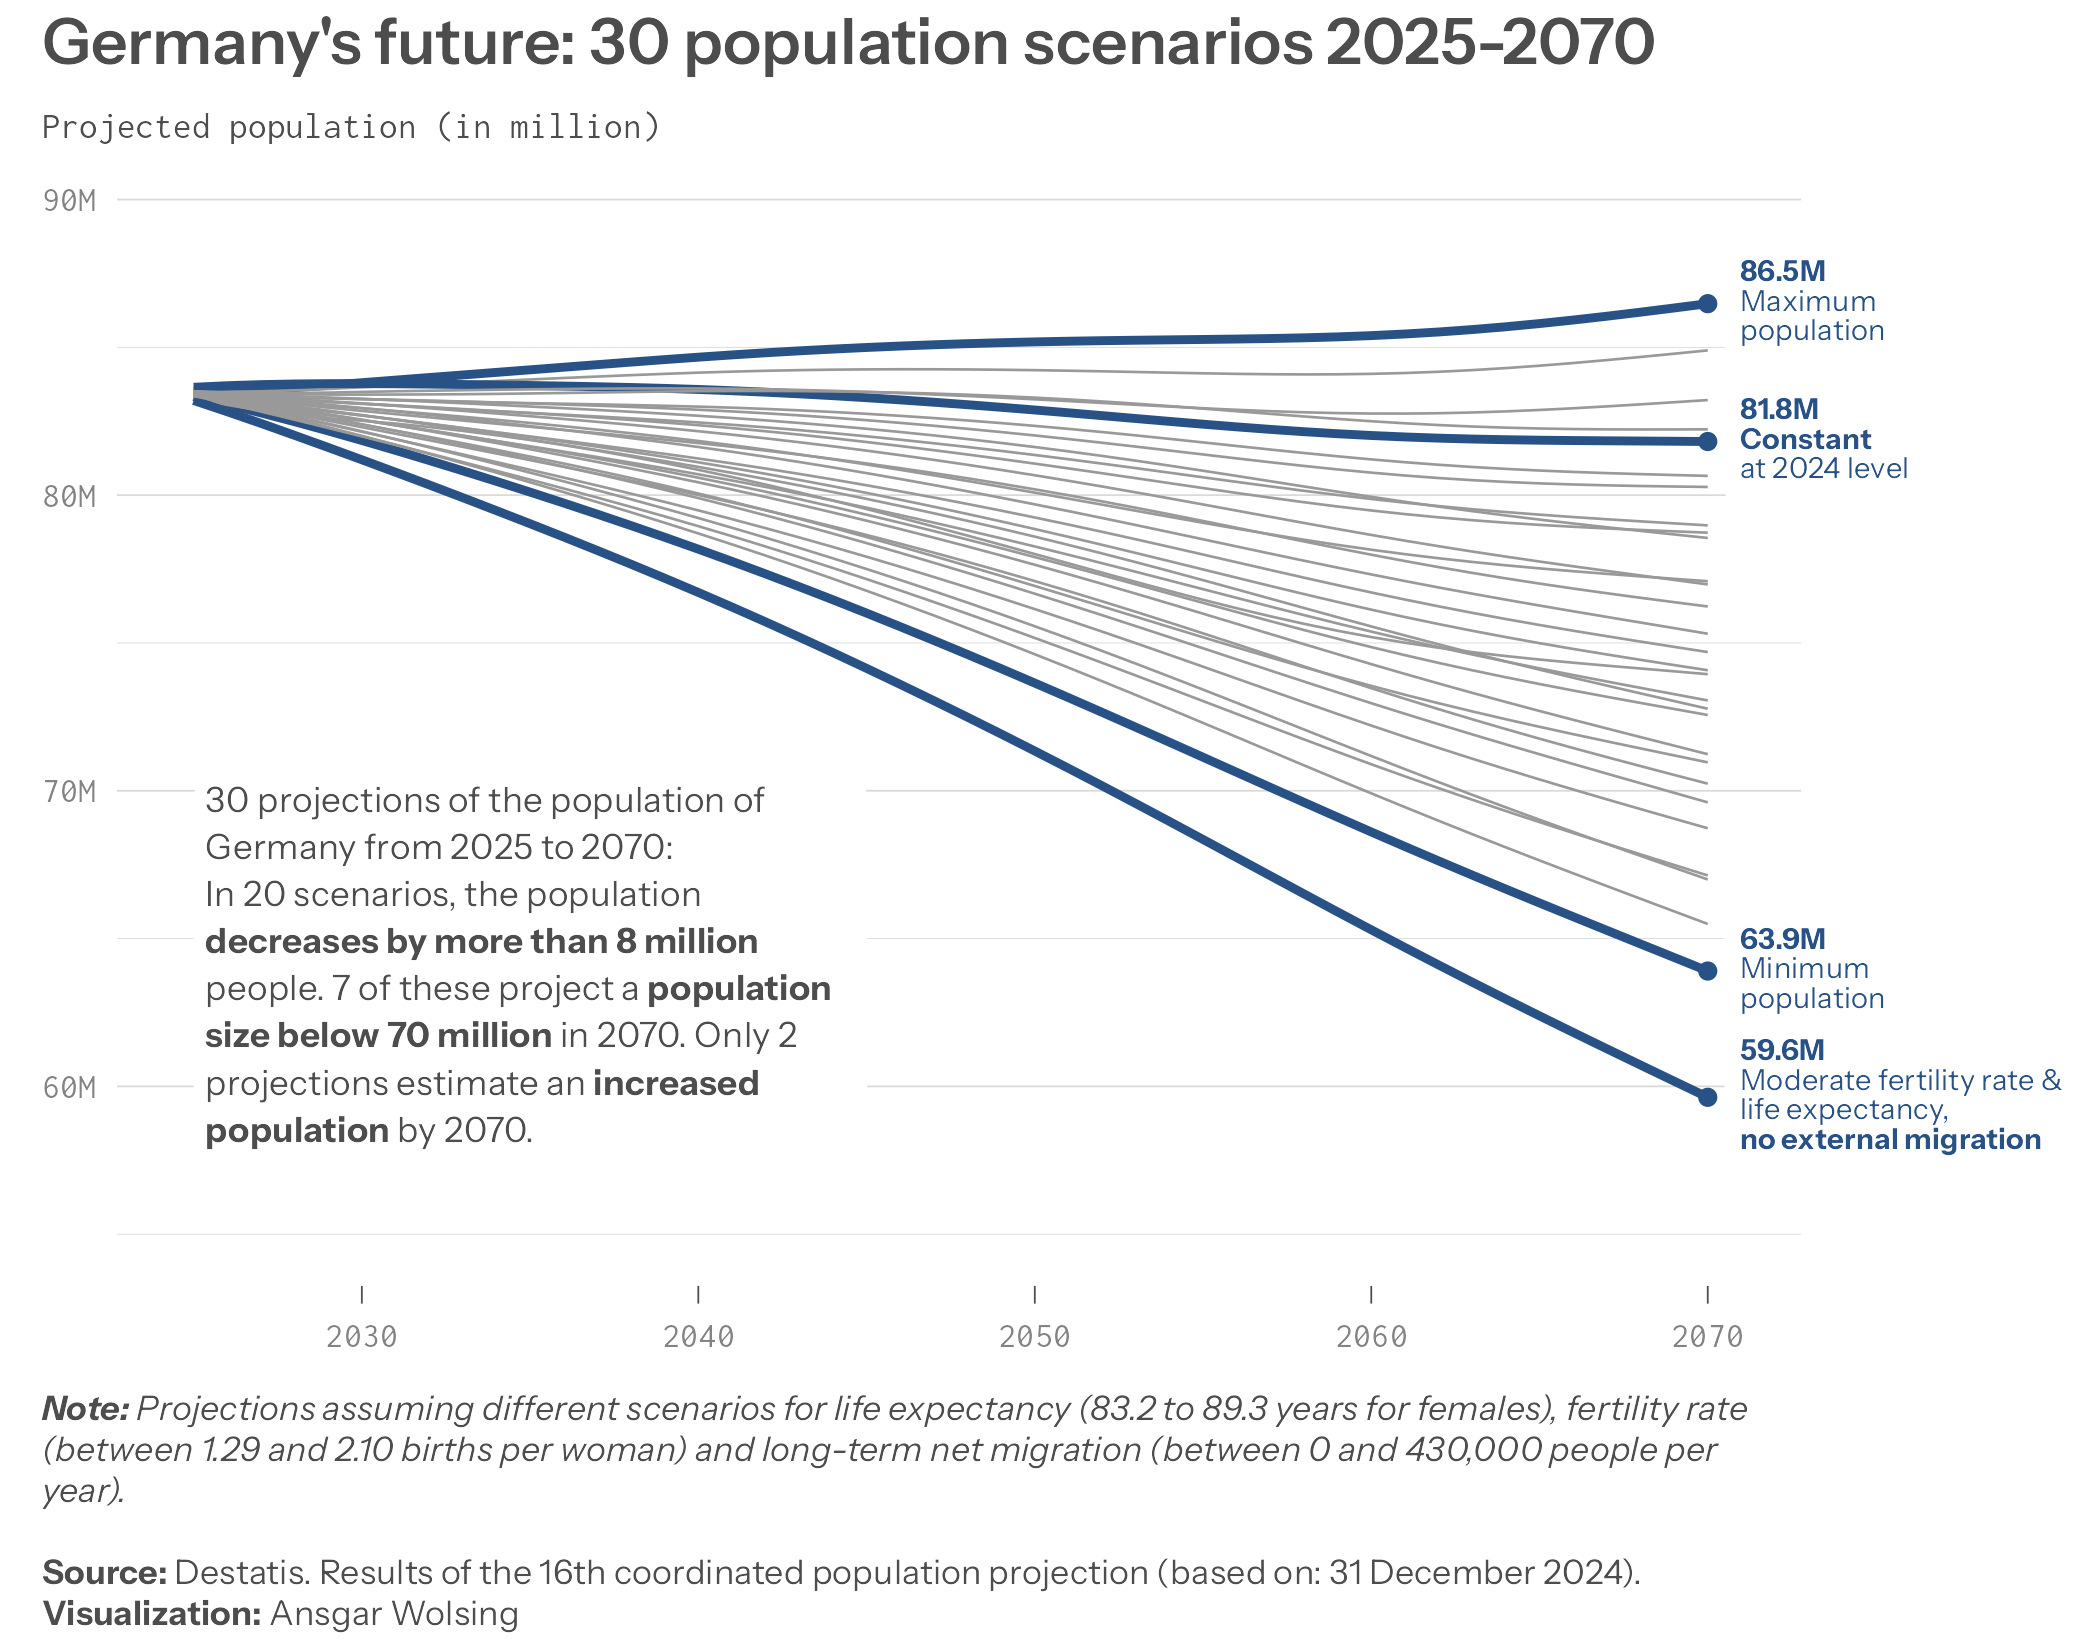

Here is the R script that generated this plot:
library(tidyverse)
library(ggtext)
library(here)

#' Source: Destatis
#' https://www-genesis.destatis.de/datenbank/online/url/a7a6c3d4

df <- read_csv2(here("2026", "28", "12421-0001_de_flat.csv"))

df_prep <- df |> 
  mutate(
    year = year(time),
    value = value * value_unit) |> 
  select(
    year, fc_code = `2_variable_attribute_code`, fc_name = `2_variable_attribute_label`,
    value
  ) |> 
  arrange(year, fc_code)

df_prep |> 
  distinct(fc_code, fc_name)

df_max_year <- df_prep |> 
  filter(year == max(year)) |> 
  select(fc_code, max_year_value = value)

df_change <- df_prep |> 
  filter(year == min(year) | year == max(year)) |> 
  arrange(fc_code, year) |> 
  summarize(
    change_abs = last(value) - first(value),
    change_rel = change_abs / first(value),
    .by = fc_code
  )
df_change |> 
  filter(change_abs > 0)

df_change |> 
  filter(change_abs < 8e6)

df_max_year |> 
  filter(max_year_value <= 70e6)


selected_forecasts <- c("BEV-MODELL-01", "BEV-MODELL-03", "BEV-VARIANTE-10", "BEV-VARIANTE-11")

df_prep |> 
  inner_join(df_max_year, by = join_by(fc_code)) |> 
  mutate(
    fc_scenario_highlight = fc_code %in% selected_forecasts,
    fc_scenario_label = ifelse(
      fc_scenario_highlight,
      paste(
      sprintf("**%s**", scales::number(max_year_value, scale_cut = scales::cut_short_scale(), accuracy = 0.1)),
      case_match(
        fc_code,
        "BEV-MODELL-01" ~ "Moderate fertility rate &<br>life expectancy,<br>**no external migration**",
        "BEV-MODELL-03" ~ "**Constant**<br>at 2024 level",
        "BEV-VARIANTE-10" ~ "Minimum<br>population",
        "BEV-VARIANTE-11" ~ "Maximum<br>population",
        .default = "Other"
      ),
      sep = "<br>"),
      "Other"
    ),

  ) |> # View()
  ggplot(aes(year, value, group = fc_name, col = fc_scenario_highlight)) +
  geom_line(
    aes(linewidth = ifelse(fc_scenario_highlight, 1, 0.3))
  ) +
  geom_point(
    data = ~filter(., fc_scenario_highlight & year == max(year))
  ) +
  geom_richtext(
    data = ~filter(., fc_scenario_highlight & year == max(year)),
    aes(label = fc_scenario_label),
    family = "Instrument Sans", size = 2.5, hjust = 0, nudge_x = 0.5,
    lineheight = 1, label.size = 0, fill = "white"
  ) +
  # Annotation
  annotate(
    GeomTextBox,
    x = 2025, y = 64e6,
    label =  "30 projections of the population of Germany from 2025 to 2070:<br>
    In 20 scenarios, the population **decreases by more than 8 million** people.
    7 of these project a **population size below 70 million** in 2070.
    Only 2 projections estimate an **increased population** by 2070.",
    width = 0.4, box.size = 0, fill = "white", hjust = 0,
    family = "Instrument Sans", lineheight = 1.33, size = 3, 
    box.padding = unit(1, "mm"), col = "grey30"
  ) +
  scale_y_continuous(
    labels = scales::label_number(scale_cut = scales::cut_short_scale())) +
  scale_linewidth_identity() +
  scale_color_manual(values = c("FALSE" = "grey60", "TRUE" = "#285185")) +
  coord_cartesian(ylim = c(55e6, 90e6), clip = "off") +
  guides(color = "none") +
  labs(
    title = "Germany's future: 30 population projections 2025-2070",
    subtitle = "<span style='font-family: Inconsolata; 
    font-size: 9pt'>Projected population (in million)</span>",
  caption = "***Note:** Projections assuming different scenarios for 
    life expectancy (83.2 to 89.3 years for females),
    fertility rate (between 1.29 and 2.10 births per woman) and long-term net migration
    (between 0 and 430,000 people per year).*
    <br><br>**Source:** Destatis. Results of the 16th coordinated population projection 
    (based on: 31 December 2024).
    **Visualization:** Ansgar Wolsing<br>"
  ) +
  theme_minimal(
    base_family = "Instrument Sans", paper = "white", ink = "grey30") +
  theme(
    panel.grid.major.x = element_blank(),
    panel.grid.major.y = element_line(linewidth = 0.2, color = "grey85"),
    panel.grid.minor.x = element_blank(),
    panel.grid.minor.y = element_line(linewidth = 0.1, color = "grey85"),
    axis.title = element_blank(),
    plot.title = element_text(
      family = "Instrument Sans SemiBold", size = rel(1.4)),
    plot.title.position = "plot",
    plot.subtitle = element_textbox(
      width = 0.95, margin = margin(t = 2, b = 0),
      lineheight = 1.33, size = rel(0.9)),
    plot.caption =  element_textbox(
      width = 1, hjust = 0, lineheight = 1.2, size = rel(0.75),
      margin = margin(t = 10, b = 10)),
    plot.caption.position = "plot",
    plot.margin = margin(t = 4, r = 72, b = 4, l = 10),
    axis.text = element_text(family = "Inconsolata"),
    axis.ticks.x = element_line(linewidth = 0.2),
    axis.ticks.length.x = unit(1.5, "mm"),
    legend.position = "bottom"
  )
ggsave(here("2026", "28", "28-modeling.png"), width = 7, height = 5.5)
